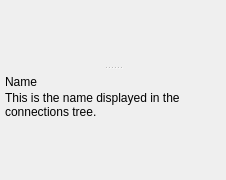
<?xml version="1.0" encoding="UTF-8"?>
<ui version="4.0">
 <class>ConfigPane</class>
 <widget class="QWidget" name="configContents">
  <property name="minimumSize"><size><width>226</width><height>180</height></size></property>
  <layout class="QVBoxLayout" name="configLayout">
   <property name="spacing"><number>0</number></property>
   <property name="leftMargin"><number>0</number></property><property name="topMargin"><number>0</number></property>
   <property name="rightMargin"><number>0</number></property><property name="bottomMargin"><number>0</number></property>
   <item><widget class="QToolBar" name="configToolbar">
    <property name="iconSize"><size><width>16</width><height>16</height></size></property>
    <property name="movable"><bool>false</bool></property>
   </widget></item>
   <item><widget class="QSplitter" name="configSplitter">
    <property name="orientation"><enum>Qt::Vertical</enum></property>
    <property name="childrenCollapsible"><bool>false</bool></property>
    <widget class="QtTreePropertyBrowser" name="configGrid"/>
    <widget class="QWidget" name="configHelp">
     <property name="minimumSize"><size><width>0</width><height>60</height></size></property>
     <layout class="QVBoxLayout" name="configHelpLayout">
      <property name="spacing"><number>2</number></property>
      <property name="leftMargin"><number>5</number></property><property name="topMargin"><number>5</number></property>
      <property name="rightMargin"><number>5</number></property><property name="bottomMargin"><number>5</number></property>
      <item><widget class="QLabel" name="configHelpTitle"><property name="text"><string>Name</string></property><property name="textFormat"><enum>Qt::PlainText</enum></property></widget></item>
      <item><widget class="QLabel" name="configHelpText"><property name="text"><string>This is the name displayed in the connections tree.</string></property><property name="textFormat"><enum>Qt::PlainText</enum></property><property name="wordWrap"><bool>true</bool></property><property name="alignment"><set>Qt::AlignLeft|Qt::AlignTop</set></property></widget></item>
      <item><spacer name="configHelpSpacer"><property name="orientation"><enum>Qt::Vertical</enum></property><property name="sizeHint" stdset="0"><size><width>0</width><height>0</height></size></property></spacer></item>
     </layout>
    </widget>
   </widget></item>
  </layout>
 </widget>
 <customwidgets><customwidget><class>QtTreePropertyBrowser</class><extends>QWidget</extends><header>qttreepropertybrowser_p.h</header></customwidget></customwidgets>
 <resources/>
 <connections/>
</ui>
